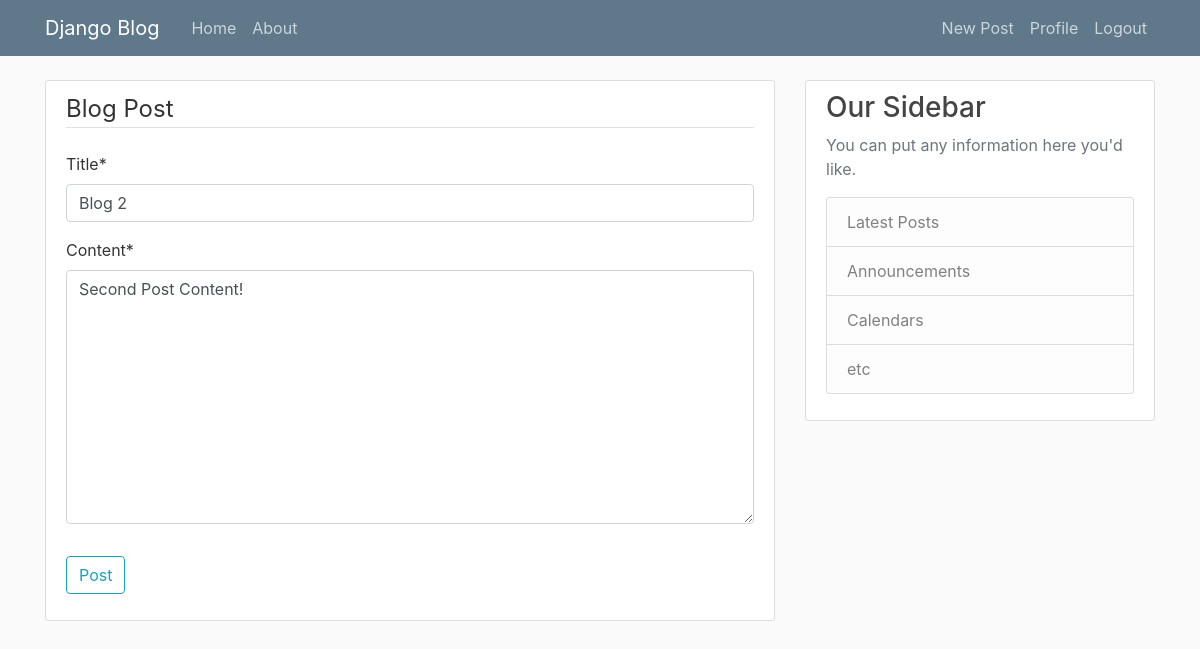
/post/2/update/ (signed in), run on an earlier commit of the app's database.
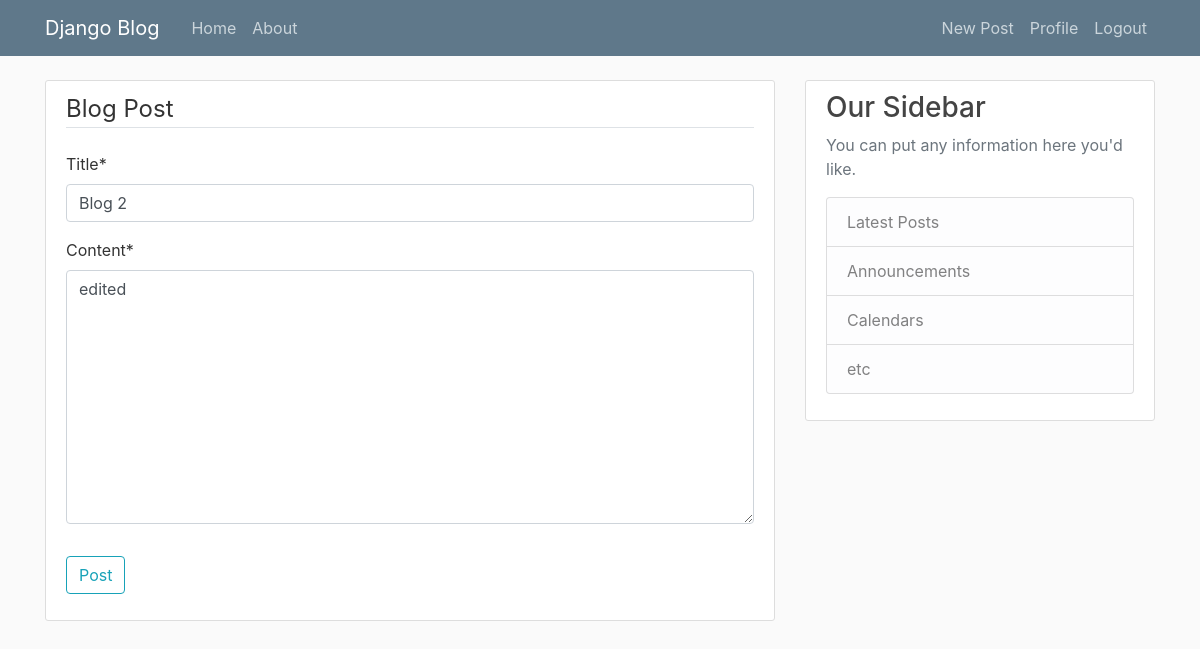
And on a later commit of the database.
### blog/models.py (models this page shows, shortened)
class Post(models.Model):
    title = models.CharField(max_length=100)
    content = models.TextField()
    date_posted = models.DateTimeField(default=timezone.now)
    author = models.ForeignKey(User, on_delete=models.CASCADE)

### blog/views.py (the view, shortened to what this page needs)
# urls.py: path('post/<int:pk>/update/', PostUpdateView.as_view(), name="post-update"),
class PostUpdateView(LoginRequiredMixin, UserPassesTestMixin, UpdateView):
    model = Post #what model to query in order to create our post
    fields = ["title", "content"]
    def test_func(self):
        post = self.get_object()
        if self.request.user == post.author:
            return True
        return False

### blog/templates/blog/post_form.html (shortened to what this page needs)
{%extends "blog/base.html" %}
{%load crispy_forms_tags%}
{% block content %}
<div class="content-section">
    <form method="POST">
        <fieldset class="form-group">
            <legend class="border-bottom mb-4">Blog Post</legend>
            {{form|crispy}}
        </fieldset>
        <div class="form-group">
            <button class="btn btn-outline-info" type="submit"> Post</button>
        </div>
    </form>
</div>
{% endblock content %}

What changed in the data, as far as the page shows it:
changed Post "Blog 2": content "Second Post Content!" → "edited"
